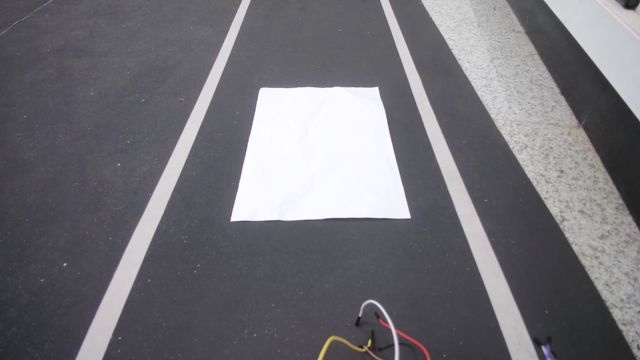
#> input picture kuruma/raw_collected_data/raw_images/raw_20250704_013409_372.jpg, 640 x 360 px
$ python simple_camera_calibration.py --input kuruma/raw_collected_data/raw_images/raw_20250704_013409_372.jpg
#> lines starting #> are read from the running program, lines starting #| are printed output that depends on the picture; after the words box and inside, x2 and y2 are one past the last pixel; in counts of white or black regions, pixels touching at a corner belong together
#!/usr/bin/env python3
"""
简化的相机透视变换标定工具 (命令行版本)

功能特性：
- 手动输入图像坐标点
- 手动输入真实世界对应点坐标
- 计算透视变换矩阵
- 生成俯视图预览
- 保存标定参数

使用方法：
python simple_camera_calibration.py --input kuruma/raw_collected_data/raw_images/raw_20250704_013409_372.jpg

操作说明：
1. 根据提示输入图像中4个点的坐标（像素坐标）
2. 输入每个点在真实世界中的坐标（单位：厘米）
3. 生成并保存标定参数

注意：建议选择地面上的矩形标记物（如A4纸）的四个角点进行标定
"""

import cv2
import numpy as np
import json
import argparse
import os
from pathlib import Path
import time

class SimpleCameraCalibrator:
    def __init__(self, image_path):
        """
        初始化简化相机标定工具

        参数：
            image_path: 输入图像路径
        """
        self.image_path = image_path
        self.image = None
        self.image_points = []  # 图像中的点
        self.world_points = []  # 真实世界中的点
        self.transform_matrix = None

        # 加载图像
        self.load_image()

    def load_image(self):
        """加载并准备图像"""
        if not os.path.exists(self.image_path):
            raise FileNotFoundError(f"图像文件不存在: {self.image_path}")

        self.image = cv2.imread(self.image_path)
#> self.image is the input picture: shape (360, 640, 3); mean B, G, R 119, 113.2, 114.5
        if self.image is None:
            raise ValueError(f"无法读取图像: {self.image_path}")

        # 获取图像尺寸
        self.height, self.width = self.image.shape[:2]
#> self.height = 360; self.width = 640
        print(f"📏 图像尺寸: {self.width} × {self.height}")
#| 📏 图像尺寸: 640 × 360

        # 保存一个带标记的图像供参考
        self.save_reference_image()

    def save_reference_image(self):
        """保存参考图像供查看"""
        reference_path = self.image_path.replace('.jpg', '_reference_for_calibration.jpg')
        reference_img = self.image.copy()

        # 添加一些辅助线和标记
        # 添加中心十字线
        center_x, center_y = self.width // 2, self.height // 2
#> center_x = 320; center_y = 180
        cv2.line(reference_img, (center_x - 20, center_y), (center_x + 20, center_y), (0, 255, 0), 1)
#> reference_img: shape (360, 640, 3); 0.02% of pixels changed, all inside (x1, y1, x2, y2) = (300, 180, 341, 181)
        cv2.line(reference_img, (center_x, center_y - 20), (center_x, center_y + 20), (0, 255, 0), 1)
#> reference_img: shape (360, 640, 3); mean B, G, R 118.9, 113.2, 114.4

        # 添加坐标标记
        for y in range(0, self.height, 50):
            for x in range(0, self.width, 50):
                cv2.circle(reference_img, (x, y), 2, (128, 128, 128), -1)
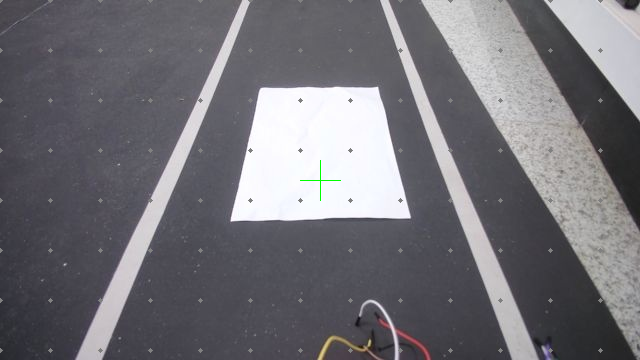
#> reference_img: shape (360, 640, 3); mean B, G, R 119, 113.3, 114.5

        # 添加坐标轴标记
        for x in range(0, self.width, 100):
            cv2.putText(reference_img, str(x), (x, 20), cv2.FONT_HERSHEY_SIMPLEX, 0.4, (255, 255, 255), 1)
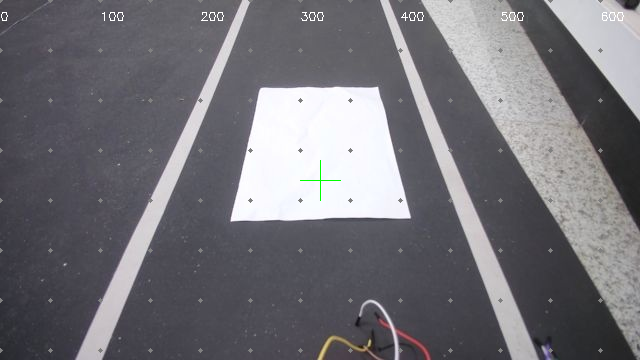
#> reference_img: shape (360, 640, 3); 0.19% of pixels changed, all inside (x1, y1, x2, y2) = (1, 12, 624, 21)

        for y in range(0, self.height, 100):
            cv2.putText(reference_img, str(y), (5, y), cv2.FONT_HERSHEY_SIMPLEX, 0.4, (255, 255, 255), 1)
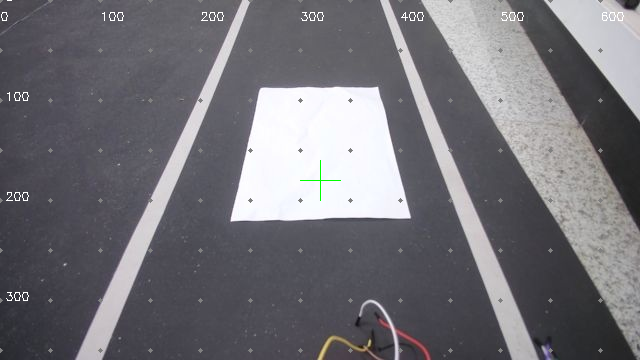
#> reference_img: shape (360, 640, 3); 0.09% of pixels changed, all inside (x1, y1, x2, y2) = (6, 0, 29, 301)

        cv2.imwrite(reference_path, reference_img)
        print(f"📸 参考图像已保存: {reference_path}")
        print("💡 请打开此图像查看坐标系，以便准确输入坐标")

    def input_image_coordinates(self):
        """输入图像坐标"""
        print("\n" + "="*60)
        print("📍 请输入图像坐标")
        print("="*60)
        print("📝 请按照顺序输入4个点在图像中的像素坐标")
        print("📐 坐标系：左上角为(0,0)，X轴向右，Y轴向下")
        print("📋 建议顺序：左上角 → 右上角 → 右下角 → 左下角")
        print("💡 请参考生成的reference图像来确定准确坐标")
        print("-"*60)

        point_names = ["左上角", "右上角", "右下角", "左下角"]

        for i in range(4):
            print(f"\n📍 点 {i+1} ({point_names[i]})")

            while True:
                try:
                    x_input = input(f"  请输入 X 坐标 (0-{self.width-1}): ")
                    y_input = input(f"  请输入 Y 坐标 (0-{self.height-1}): ")

                    x_img = int(x_input)
                    y_img = int(y_input)

                    # 验证坐标范围
                    if 0 <= x_img < self.width and 0 <= y_img < self.height:
                        self.image_points.append((x_img, y_img))
                        print(f"  ✅ 图像坐标: ({x_img}, {y_img})")
                        break
                    else:
                        print(f"  ❌ 坐标超出范围，请输入有效坐标")

                except ValueError:
                    print("  ❌ 请输入有效的整数")
#> after the loop, self.image_points = []

    # [166 lines left out: functions input_world_coordinates, calculate_transform_matrix, generate_bird_eye_preview, save_calibration_data, not called in this run]

    def run_calibration(self):
        """运行完整的标定流程"""
        print("🎯 简化相机透视变换标定工具")
        print("="*50)
        print("📋 标定流程:")
        print("1. 输入图像中4个点的像素坐标")
        print("2. 输入对应的真实世界坐标（建议使用A4纸）")
        print("3. 计算透视变换矩阵")
        print("4. 生成鸟瞰图预览")
        print("5. 保存标定参数")
        print("="*50)

        try:
            # 输入图像坐标
            self.input_image_coordinates()

            # 输入真实世界坐标
            self.input_world_coordinates()

            # 计算变换矩阵
            self.calculate_transform_matrix()

            # 生成鸟瞰图预览
            bird_eye_view, view_params = self.generate_bird_eye_preview()

            # 询问是否保存
            while True:
                save_choice = input("\n💾 是否保存标定数据？ (y/n): ").lower()
                if save_choice in ['y', 'yes', '是']:
                    calibration_file = self.save_calibration_data()
                    break
                elif save_choice in ['n', 'no', '否']:
                    print("❌ 标定数据未保存")
                    calibration_file = None
                    break
                else:
                    print("请输入 y 或 n")

            # 显示最终结果
            print("\n" + "="*60)
            print("🎉 标定完成!")
            print("="*60)
            print("📊 标定结果摘要:")
            print(f"🖼️  输入图像: {self.image_path}")
            print(f"📏 图像尺寸: {self.width} × {self.height}")
            print(f"📍 标定点数: {len(self.image_points)}")

            if calibration_file:
                print(f"💾 标定文件: {calibration_file}")

                print("\n🔧 使用示例:")
                print("# 使用标定数据进行推理")
                print(f'python onnx_bird_eye_inference.py --input "你的图像.jpg" --calibration "{calibration_file}" --bird_eye --save_control_map')

            return {
                'transform_matrix': self.transform_matrix,
                'inverse_transform_matrix': self.inverse_transform_matrix,
                'image_points': self.image_points,
                'world_points': self.world_points,
                'calibration_file': calibration_file,
                'view_params': view_params
            }

        except KeyboardInterrupt:
            print("\n❌ 用户中断标定")
            return None
        except Exception as e:
            print(f"\n❌ 标定过程出错: {e}")
            import traceback
            traceback.print_exc()
            return None

def main():
    parser = argparse.ArgumentParser(description="简化相机透视变换标定工具")
    parser.add_argument("--input", "-i", required=True, help="输入图像路径")
    parser.add_argument("--output", "-o", help="输出标定文件路径（可选）")

    args = parser.parse_args()

    try:
        # 创建标定工具
        calibrator = SimpleCameraCalibrator(args.input)

        # 运行标定
        result = calibrator.run_calibration()

        if result:
            print("\n✅ 标定成功完成!")

            # 如果指定了输出路径，复制文件
            if args.output and result['calibration_file']:
                import shutil
                shutil.copy2(result['calibration_file'], args.output)
                print(f"📄 标定文件已复制到: {args.output}")
        else:
            print("❌ 标定被取消或失败")

    except Exception as e:
        print(f"❌ 标定过程出错: {e}")
        import traceback
        traceback.print_exc()

if __name__ == "__main__":
#> (the run stopped early here; a loop or call above may not have finished)

$ run again, with kuruma/raw_collected_data/raw_images/raw_20250627_230747_934.jpg copied over kuruma/raw_collected_data/raw_images/raw_20250704_013409_372.jpg
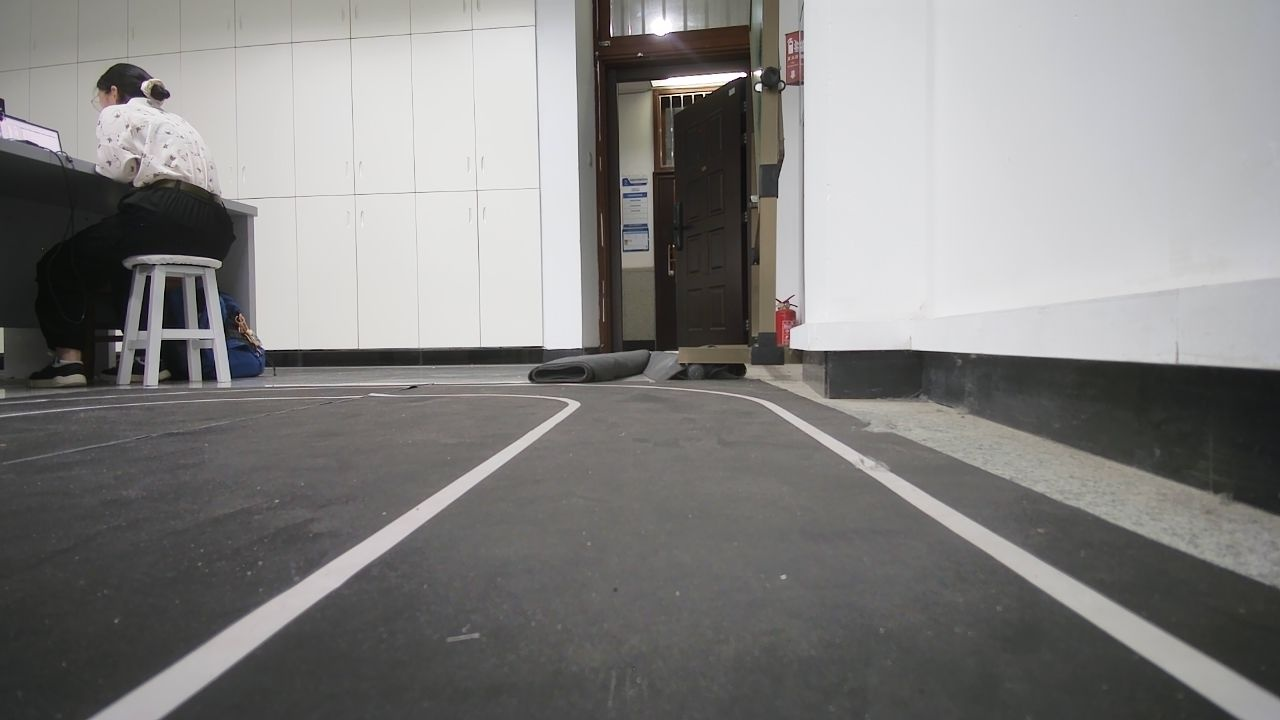
#> input picture kuruma/raw_collected_data/raw_images/raw_20250627_230747_934.jpg, 1280 x 720 px
#> in load_image, self.image is the input picture: shape (720, 1280, 3); mean B, G, R 128.2, 129.4, 130.5
#| 📏 图像尺寸: 1280 × 720
#> after the loop in save_reference_image, `for x in range(0, self.width, 100):`:
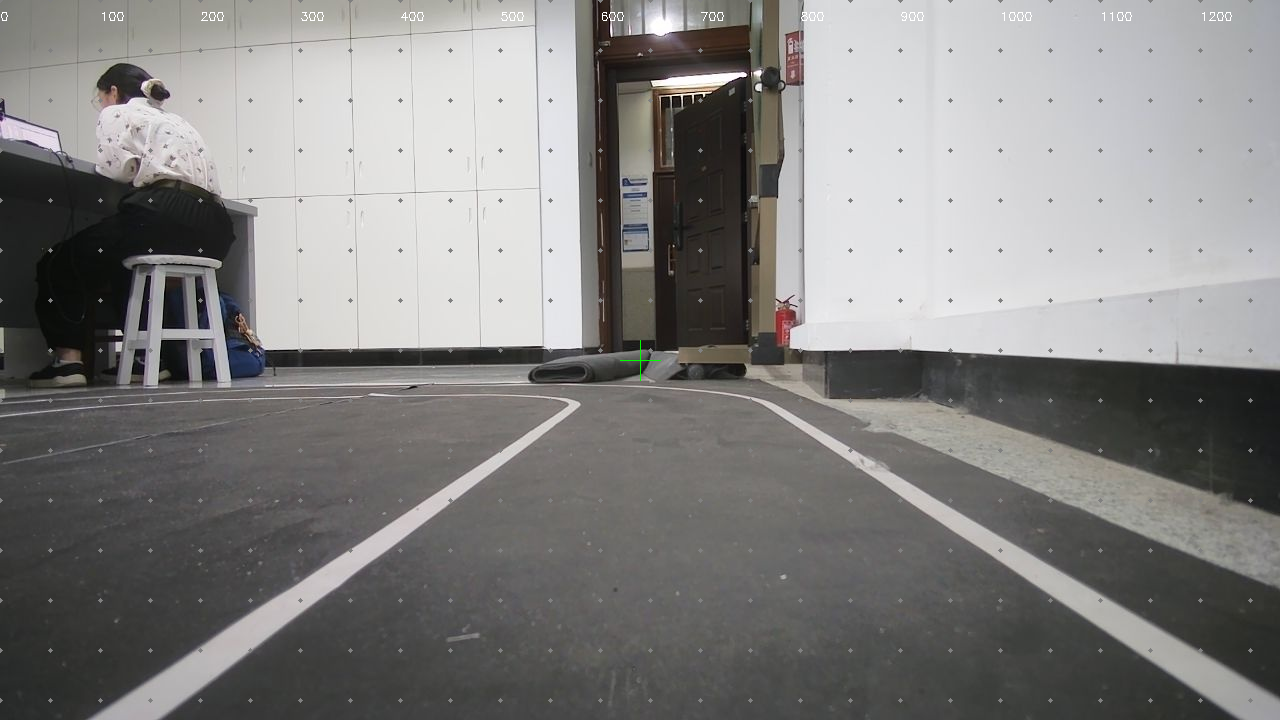
#> reference_img: shape (720, 1280, 3); mean B, G, R 128.3, 129.5, 130.5
#> after the loop in save_reference_image, `for y in range(0, self.height, 100):`:
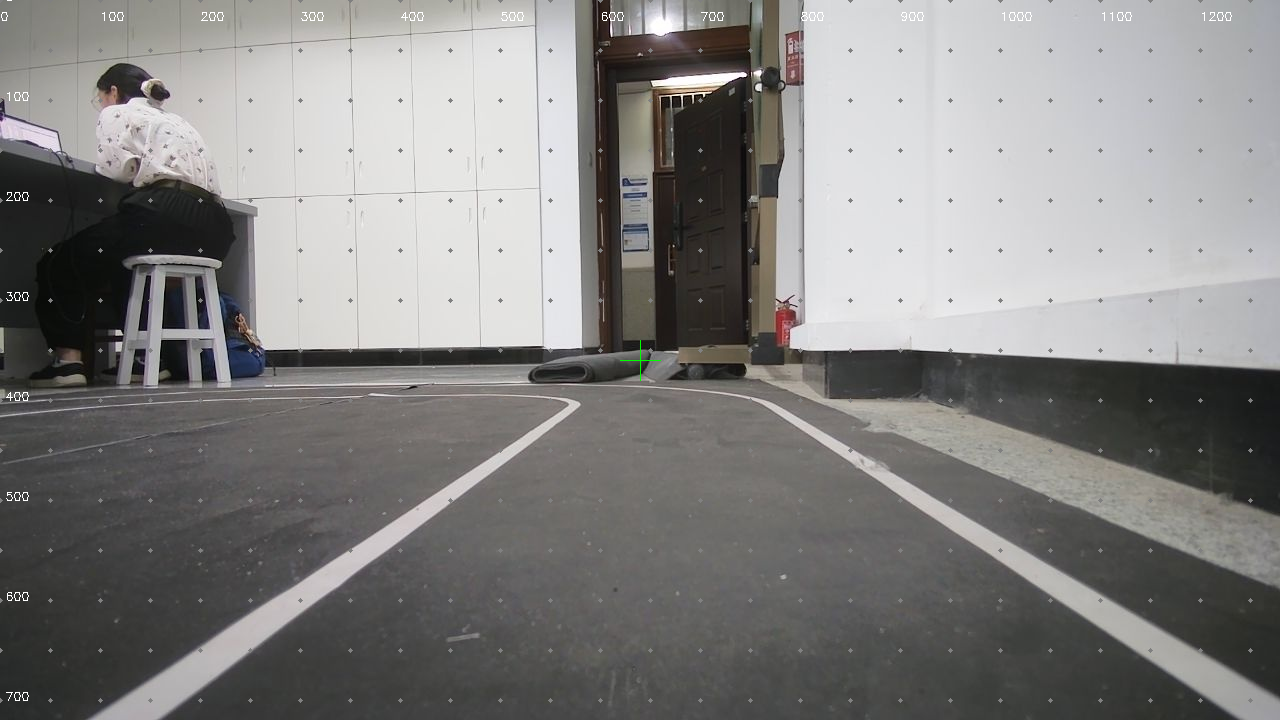
#> reference_img: shape (720, 1280, 3); 0.05% of pixels changed, all inside (x1, y1, x2, y2) = (6, 0, 29, 701)
